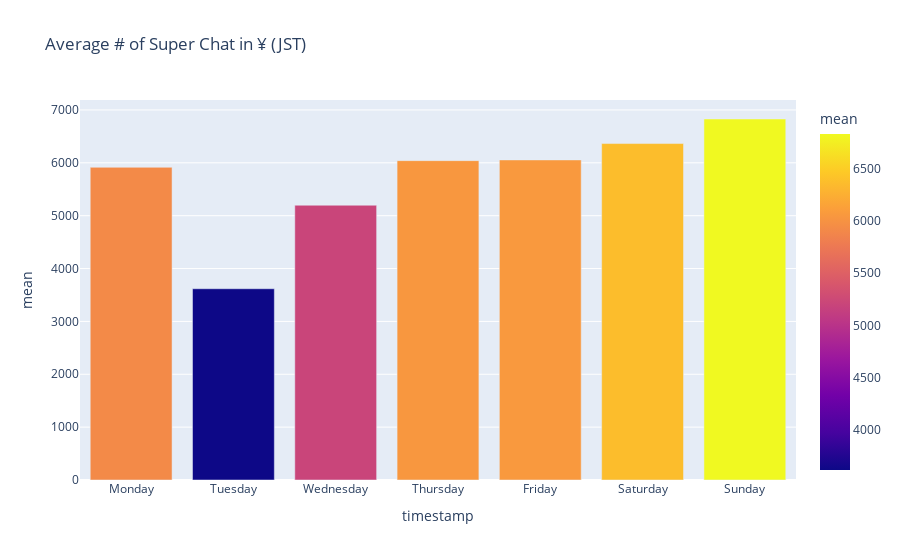

Write notebook code for a chart like this one.
### Code cell
jpy = df[df['currency'] == '¥']
jpy = jpy.groupby(pd.Grouper(level='timestamp', freq='D')).size()
jpy = jpy.groupby(jpy.index.weekday).mean().rename('mean').reset_index()
jpy.timestamp = jpy.timestamp.map({0: 'Monday', 1: 'Tuesday', 2: 'Wednesday', 3: 'Thursday', 4: 'Friday', 5: 'Saturday', 6: 'Sunday'})
jpy
px.bar(jpy, x='timestamp', y='mean', color='mean', title='Average # of Super Chat in ¥ (JST)')

### Figure 1 — Plotly figure (JSON) as saved in the notebook; plotly's stock layout.template omitted (floating-point values rounded to 4 significant figures)
{"data": [{"alignmentgroup": "True", "hovertemplate": "timestamp=%{x}<br>mean=%{marker.color}<extra></extra>", "legendgroup": "", "marker": {"color": [5915.0, 3618.0, 5198, 6041.0, 6055.0, 6365.0, 6829], "coloraxis": "coloraxis"}, "name": "", "offsetgroup": "", "orientation": "v", "showlegend": false, "textposition": "auto", "type": "bar", "x": ["Monday", "Tuesday", "Wednesday", "Thursday", "Friday", "Saturday", "Sunday"], "xaxis": "x", "y": [5915.0, 3618.0, 5198, 6041.0, 6055.0, 6365.0, 6829], "yaxis": "y"}], "layout": {"barmode": "relative", "coloraxis": {"colorbar": {"title": {"text": "mean"}}, "colorscale": [[0, "#0d0887"], [0.1111, "#46039f"], [0.2222, "#7201a8"], [0.3333, "#9c179e"], [0.4444, "#bd3786"], [0.5556, "#d8576b"], [0.6667, "#ed7953"], [0.7778, "#fb9f3a"], [0.8889, "#fdca26"], [1, "#f0f921"]]}, "legend": {"tracegroupgap": 0}, "title": {"text": "Average # of Super Chat in ¥ (JST)"}, "xaxis": {"anchor": "y", "domain": [0, 1], "title": {"text": "timestamp"}}, "yaxis": {"anchor": "x", "domain": [0, 1], "title": {"text": "mean"}}}}
